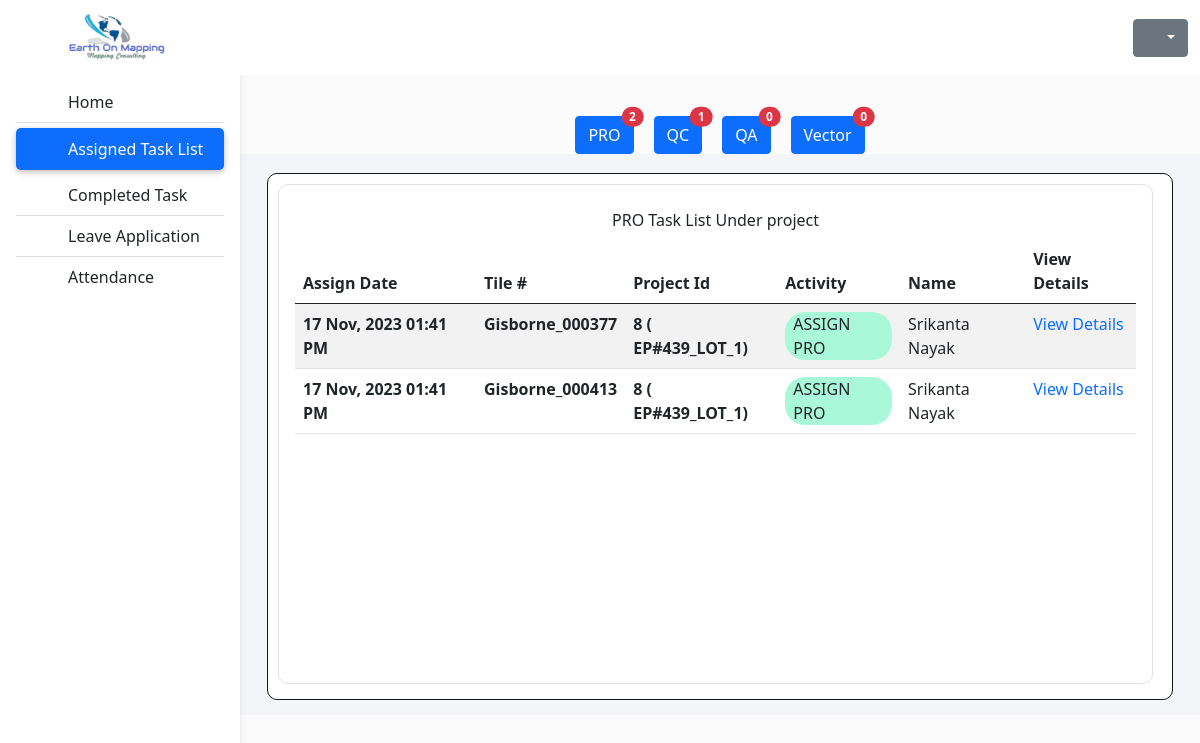
The page /task-list.php (signed in) on the database its author committed.
### tables this page shows
CREATE TABLE `projects` (
  `project_id` int(11) NOT NULL,
  `project_name` varchar(250) NOT NULL,
  `summary` varchar(250) NOT NULL,
  `description` text NOT NULL,
  `original_estimation` varchar(255) DEFAULT NULL,
  `complexity` enum('higher','medium','lower') NOT NULL,
  `vector` tinyint(1) NOT NULL,
  `attachment` varchar(255) DEFAULT NULL,
  `start_date` date NOT NULL,
  `end_date` date NOT NULL,
  `estimated_hour` int(11) NOT NULL,
  `created_at` timestamp NOT NULL DEFAULT current_timestamp(),
  `update_at` timestamp NOT NULL DEFAULT current_timestamp()
);

CREATE TABLE `users` (
  `id` int(9) NOT NULL,
  `first_name` varchar(150) NOT NULL,
  `last_name` varchar(150) NOT NULL,
  `address` varchar(250) NOT NULL,
  `employee_id` varchar(150) NOT NULL,
  `phone` bigint(13) NOT NULL,
  `dob` date DEFAULT NULL,
  `profile` varchar(250) DEFAULT NULL,
  `user_type` enum('user','admin','teamleader') NOT NULL DEFAULT 'user',
  `password` varchar(255) NOT NULL,
  `create_at` datetime NOT NULL DEFAULT current_timestamp(),
  `update_at` datetime NOT NULL DEFAULT current_timestamp() ON UPDATE current_timestamp()
);

### task-list.php (the view, shortened to what this page needs)
<?php
if (!isset($_SESSION['loggedin']) || $_SESSION['loggedin'] != true) {
  header("location: login.php");
  exit;
} else {
  $user_id = $_SESSION['userId'];
  $user_type = $_SESSION['userType'];
}
include 'settings/config/config.php';
if ($user_type == 'admin') {
  $sql = $conn->prepare("SELECT * FROM `assign` WHERE `status`='assign'");
  $sql->execute();
} else {
  $sql = $conn->prepare("SELECT * FROM `assign` WHERE `isActive` = 1 AND `status` = 'assign' AND `user_id` = ? AND `role` = 'employee'");
  $sql->execute([$user_id]);
  $tasks = $sql->fetchAll(PDO::FETCH_ASSOC);
  $countEmployee = count($tasks);
  $vectorSQL = $conn->prepare("SELECT * FROM `assign` WHERE `isActive` = 1 AND `status` = 'assign' AND `user_id` = ? AND `role` = 'vector'");
  $vectorSQL->execute([$user_id]);
  $vectorSQL = $vectorSQL->fetchAll(PDO::FETCH_ASSOC);
  $countVector = count($vectorSQL);
  $QaSQL = $conn->prepare("SELECT * FROM `assign` WHERE `isActive` = 1 AND `status` = 'assign' AND `user_id` = ? AND `role` = 'qa'");
  $QaSQL->execute([$user_id]);
  $QaSQL = $QaSQL->fetchAll(PDO::FETCH_ASSOC);
  $countQa = count($QaSQL);
  $QcSQL = $conn->prepare("SELECT * FROM `assign` WHERE `isActive` = 1 AND `status` = 'assign' AND `user_id` = ? AND `role` = 'qc'");
  $QcSQL->execute([$user_id]);
  $QcSQL = $QcSQL->fetchAll(PDO::FETCH_ASSOC);
  $countQc = count($QcSQL);
}
?>
<?php
include 'settings/header.php'
  ?>
<main style="margin-top: 100px;">
  <div class="btn-group   justify-content-center d-flex  mt-3 " role="group">
        <a href="#" style="display: flex;align-items: center;margin: 0 10px">
        <button type="button" class="btn btn-primary position-relative">
        PRO
        <span class="position-absolute top-0 start-100 translate-middle badge rounded-pill bg-danger">
            <?php echo $countEmployee ?>
        </span>
        </button></a>
        <a href="qc-task-list.php" style="display: flex;align-items: center;margin: 0 10px">
        <button type="button" class="btn btn-primary position-relative">
        QC
        <span class="position-absolute top-0 start-100 translate-middle badge rounded-pill bg-danger">
            <?php echo $countQc ?>
        </span>
        </button></a>
        <a href="qa-task-list.php" style="display: flex;align-items: center;margin: 0 10px">
        <button type="button" class="btn btn-primary position-relative">
        QA
        <span class="position-absolute top-0 start-100 translate-middle badge rounded-pill bg-danger">
            <?php echo $countQa ?>
        </span>
        </button>
        </a>
        <a href="vector-task-list.php" style="display: flex;align-items: center;margin: 0 10px">
        <button type="button" class="btn btn-primary position-relative">
        Vector
        <span class="position-absolute top-0 start-100 translate-middle badge rounded-pill bg-danger">
            <?php echo $countVector ?>
        </span>
        </button>
        </a>
  </div>
  <div class="container pt-1">
    <div class="accordion accordion-flush" id="accordionFlushExample">
      <div class="accordion-item">
        <div class="row overflow">
          <div class="col border col-8 p-3" style="width:99%;height: 500px;">
            <div class="text-center">
              <button type="button" class="btn bg-white btn1  text-center">PRO Task List Under project</button>
            </div>
            <div class=" d-block w-100 ">
              <div>
                <div class="accordion-body">
                  <div>
                    <table class="table table-striped ">
                      <thead>
                        <tr>
                          <th>Assign Date</th>
                          <th>Tile #</th>
                          <th>Project Id</th>
                          <th>Activity</th>
                          <th>Name</th>
                          <th>View Details</th>
                        </tr>
                      </thead>
                      <tbody class="scroll-bar">
                        <?php
                        foreach ($tasks as $task) {
                          $sql3 = $conn->prepare('SELECT * FROM `users` WHERE `id` = ?');
                          $sql3->execute([$task['user_id']]);
                          $user = $sql3->fetch(PDO::FETCH_ASSOC);
                          $sql5 = $conn->prepare('SELECT * FROM `tasks` WHERE `task_id` = ?');
                          $sql5->execute([$task['task_id']]);
                          $taskss = $sql5->fetch(PDO::FETCH_ASSOC);
                          $sql4 = $conn->prepare('SELECT * FROM `projects` WHERE `project_id` = ?');
                          $sql4->execute([$task['project_id']]);
                          $project = $sql4->fetch(PDO::FETCH_ASSOC);
                          $t_id = base64_encode($task['task_id']);
                          ?>
                          <tr style="<?php echo $taskss['is_reassigned'] ? 'background: #e16767;' : ''; ?>">
                            <th>
                              <?php echo date('j M, Y h:i A', strtotime($task['created_at']) )?>
                            </th>
                            <th>
                              <?php echo $task['task_id'] ?>
                            </th>
                            <th>
                              <?php echo $task['project_id'] ?> (
                              <?php echo $project['project_name'] ?>)
                            </th>
                            <td><span class="close">
                                <?php echo str_replace('_', ' ', $taskss['status']) == 'ready' ? 'Assign Pro' : str_replace('_', ' ', $taskss['status']) ?>
                            </td>
                            <td>
                              <?php echo $user['first_name'] . ' ' . $user['last_name'] ?>
                            </td>
                            <td><a href="task-details.php?task_id=<?php echo $t_id ?>">View Details</a></td>
                          </tr>
                          <?php
                        }
                        ?>
                      </tbody>
                    </table>
                  </div>
                </div>
              </div>
            </div>
          </div>
        </div>
      </div>
    </div>
  </div>
</main>
</body>
</html>

### css/test.css (style rules this page uses)
* { margin: 0px; padding: 0px; }
body { background-color: #fbfbfb; }
@media (min-width: 991.98px) { main { padding-left: 240px; } }
.row { --bs-gutter-x: 0rem; }
.border { margin-bottom: 5px; border-radius: 10px; }
.accordion-item { background-color: #fff; }
.accordion-body { padding: 0rem 0rem; }
.accordion-item { border: 1px solid rgb(20, 20, 20)!important; margin: 15px; padding: 10px; border-radius: 10px!important; }
.container { background-color: #f4f5f9; }
table tbody td .close { background-color: rgb(170, 248, 218); display: block; border-radius: 20px; padding: 0px 8px; }
main { height: -webkit-fill-available; display: grid; align-items: center; }
a { text-decoration: none; }

### task-list.php (style rules this page uses)
table tbody td .close { background-color: rgb(170, 248, 218); display: block; border-radius: 20px; padding: 0px 8px; text-transform: uppercase; }
.scroll-bar { max-height: 350px; overflow: scroll; }
a { text-decoration: none; }
.overflow { overflow: auto; }

### rows shown on the page
projects: project_name "EP#439_LOT_1"
users: first_name "Srikanta", last_name "Nayak"

### other values the page prints
$countEmployee "2"
$countQc "1"
$countQa "0"
$countVector "0"
date('j M, Y h:i A', strtotime($task['created_at']) ) "17 Nov, 2023 01:41 PM"
$task['task_id'] "Gisborne_000377"
$task['project_id'] "8"
$task['task_id'] "Gisborne_000413"
